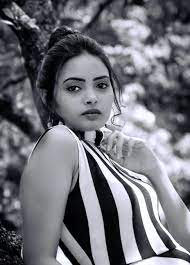
#> input picture 2 Correção de Gamma e Operações Lógicas/img1_gs.jpg, 190 x 265 px
$ python gamma_correction.py
#> lines starting #> are read from the running program, lines starting #| are printed output that depends on the picture
import cv2


def gamma(img, gamma):
  # funcao para correcao gamma
    correction_gamma = (img) ** (gamma)
    return correction_gamma


# lendo o arquivo
filename = "img1_gs.jpg"


img = cv2.imread(filename, 0)
#> img: shape (265, 190); min 0, max 255, mean 114.7
# resultado para valor de gama menor que 1
resultado1 = gamma(img, 0.8)
#> in gamma, `correction_gamma = (img) ** (gamma)`:
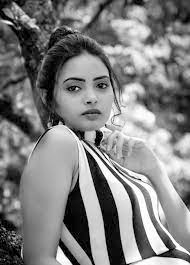
#> correction_gamma: shape (265, 190) float64; min 0, max 84.18, mean 42.7; drawn with min black and max white
# resultado para valor de gama maior que 1
resultado2 = gamma(img, 1.5)
#> call 2 of gamma, with gamma = 1.5
#> in gamma (call 2), `correction_gamma = (img) ** (gamma)`:
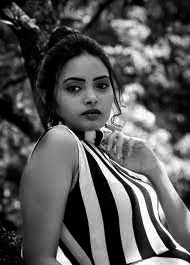
#> correction_gamma: shape (265, 190) float64; min 0, max 4072, mean 1410.4; drawn with min black and max white

# salvando as imagens
cv2.imwrite("img1_gammamenorque1.jpg", resultado1)
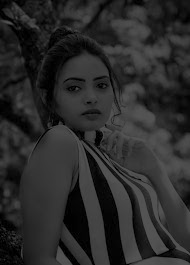
#> saved as img1_gammamenorque1.jpg: shape (265, 190); min 0, max 84, mean 42.7
cv2.imwrite("img1_gammamaiorque1.jpg", resultado2)
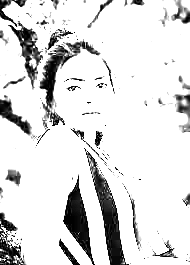
#> saved as img1_gammamaiorque1.jpg: shape (265, 190); min 0, max 255, mean 221.5
